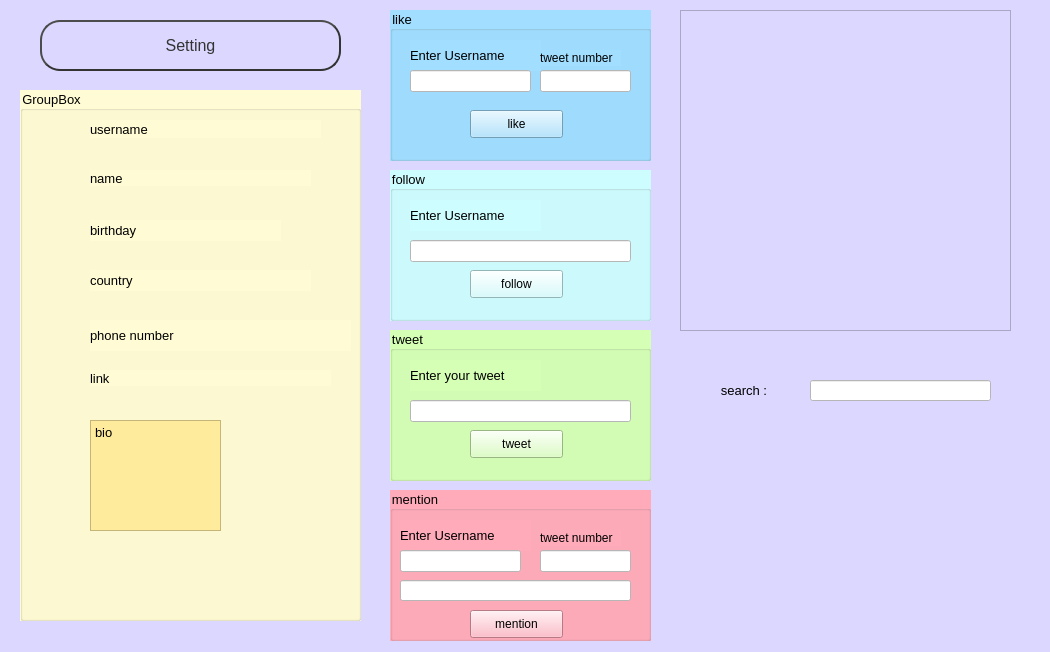
<?xml version="1.0" encoding="UTF-8"?>
<ui version="4.0">
 <class>profile</class>
 <widget class="QWidget" name="profile">
  <property name="geometry">
   <rect>
    <x>0</x>
    <y>0</y>
    <width>1050</width>
    <height>652</height>
   </rect>
  </property>
  <property name="font">
   <font>
    <pointsize>10</pointsize>
   </font>
  </property>
  <property name="windowTitle">
   <string>Form</string>
  </property>
  <property name="styleSheet">
   <string notr="true">background-color:#dcd7ff ;</string>
  </property>
  <widget class="QGroupBox" name="groupBox">
   <property name="geometry">
    <rect>
     <x>20</x>
     <y>90</y>
     <width>341</width>
     <height>531</height>
    </rect>
   </property>
   <property name="font">
    <font>
     <pointsize>10</pointsize>
    </font>
   </property>
   <property name="styleSheet">
    <string notr="true">background-color: rgb(255, 252, 213);</string>
   </property>
   <property name="title">
    <string>GroupBox</string>
   </property>
   <widget class="QLabel" name="lbl_user_pro">
    <property name="geometry">
     <rect>
      <x>70</x>
      <y>30</y>
      <width>231</width>
      <height>18</height>
     </rect>
    </property>
    <property name="font">
     <font>
      <pointsize>10</pointsize>
     </font>
    </property>
    <property name="text">
     <string>username</string>
    </property>
   </widget>
   <widget class="QLabel" name="lbl_name_pro">
    <property name="geometry">
     <rect>
      <x>70</x>
      <y>80</y>
      <width>221</width>
      <height>16</height>
     </rect>
    </property>
    <property name="font">
     <font>
      <pointsize>10</pointsize>
     </font>
    </property>
    <property name="text">
     <string>name</string>
    </property>
   </widget>
   <widget class="QLabel" name="lbl_age_pro">
    <property name="geometry">
     <rect>
      <x>70</x>
      <y>130</y>
      <width>191</width>
      <height>21</height>
     </rect>
    </property>
    <property name="font">
     <font>
      <pointsize>10</pointsize>
     </font>
    </property>
    <property name="text">
     <string>birthday</string>
    </property>
   </widget>
   <widget class="QLabel" name="lbl_country_pro">
    <property name="geometry">
     <rect>
      <x>70</x>
      <y>180</y>
      <width>221</width>
      <height>21</height>
     </rect>
    </property>
    <property name="font">
     <font>
      <pointsize>10</pointsize>
     </font>
    </property>
    <property name="text">
     <string>country</string>
    </property>
   </widget>
   <widget class="QLabel" name="lbl_link_pro">
    <property name="geometry">
     <rect>
      <x>70</x>
      <y>280</y>
      <width>241</width>
      <height>16</height>
     </rect>
    </property>
    <property name="font">
     <font>
      <pointsize>10</pointsize>
     </font>
    </property>
    <property name="text">
     <string>link</string>
    </property>
   </widget>
   <widget class="QLabel" name="lbl_phone_pro">
    <property name="geometry">
     <rect>
      <x>70</x>
      <y>230</y>
      <width>261</width>
      <height>31</height>
     </rect>
    </property>
    <property name="font">
     <font>
      <pointsize>10</pointsize>
     </font>
    </property>
    <property name="text">
     <string>phone number</string>
    </property>
   </widget>
   <widget class="QTextBrowser" name="textBrowser_bio_pro">
    <property name="geometry">
     <rect>
      <x>70</x>
      <y>330</y>
      <width>131</width>
      <height>111</height>
     </rect>
    </property>
    <property name="styleSheet">
     <string notr="true">background-color: rgb(255, 235, 156);</string>
    </property>
    <property name="html">
     <string>&lt;!DOCTYPE HTML PUBLIC &quot;-//W3C//DTD HTML 4.0//EN&quot; &quot;http://www.w3.org/TR/REC-html40/strict.dtd&quot;&gt;
&lt;html&gt;&lt;head&gt;&lt;meta name=&quot;qrichtext&quot; content=&quot;1&quot; /&gt;&lt;style type=&quot;text/css&quot;&gt;
p, li { white-space: pre-wrap; }
&lt;/style&gt;&lt;/head&gt;&lt;body style=&quot; font-family:'MS Shell Dlg 2'; font-size:7.8pt; font-weight:400; font-style:normal;&quot;&gt;
&lt;p style=&quot; margin-top:0px; margin-bottom:0px; margin-left:0px; margin-right:0px; -qt-block-indent:0; text-indent:0px;&quot;&gt;&lt;span style=&quot; font-size:10pt;&quot;&gt;bio&lt;/span&gt;&lt;/p&gt;&lt;/body&gt;&lt;/html&gt;</string>
    </property>
   </widget>
  </widget>
  <widget class="QPushButton" name="btn_setting">
   <property name="geometry">
    <rect>
     <x>40</x>
     <y>20</y>
     <width>301</width>
     <height>51</height>
    </rect>
   </property>
   <property name="font">
    <font>
     <pointsize>12</pointsize>
    </font>
   </property>
   <property name="styleSheet">
    <string notr="true">QPushButton {
color: #333;
border: 2px solid #333;
border-radius: 20px;
border-style: outset;
background: qradialgradient(
cx: 0.3, cy: -0.4, fx: 0.3, fy: -0.4,
radius: 1.35, stop: 0 #fff, stop: 1 #ffff7f
);
padding: 5px;
}

QPushButton:hover {
background: qradialgradient(
cx: 0.3, cy: -0.4, fx: 0.3, fy: -0.4,
radius: 1.35, stop: 0 #fff, stop: 1 #bbb
);
}</string>
   </property>
   <property name="text">
    <string>Setting</string>
   </property>
  </widget>
  <widget class="QGroupBox" name="groupBox_follow_pro">
   <property name="geometry">
    <rect>
     <x>390</x>
     <y>170</y>
     <width>261</width>
     <height>151</height>
    </rect>
   </property>
   <property name="styleSheet">
    <string notr="true">background-color: rgb(206, 253, 255);</string>
   </property>
   <property name="title">
    <string>follow</string>
   </property>
   <widget class="QLabel" name="lbl_follow_pro">
    <property name="geometry">
     <rect>
      <x>20</x>
      <y>30</y>
      <width>131</width>
      <height>31</height>
     </rect>
    </property>
    <property name="font">
     <font>
      <pointsize>10</pointsize>
     </font>
    </property>
    <property name="text">
     <string>Enter Username</string>
    </property>
   </widget>
   <widget class="QLineEdit" name="ln_follow_pro">
    <property name="geometry">
     <rect>
      <x>20</x>
      <y>70</y>
      <width>221</width>
      <height>22</height>
     </rect>
    </property>
    <property name="styleSheet">
     <string notr="true">background-color: rgb(255, 255, 255);</string>
    </property>
   </widget>
   <widget class="QPushButton" name="btn_follow_pro">
    <property name="geometry">
     <rect>
      <x>80</x>
      <y>100</y>
      <width>93</width>
      <height>28</height>
     </rect>
    </property>
    <property name="text">
     <string>follow</string>
    </property>
   </widget>
  </widget>
  <widget class="QGroupBox" name="groupBox_like_pro">
   <property name="geometry">
    <rect>
     <x>390</x>
     <y>10</y>
     <width>261</width>
     <height>151</height>
    </rect>
   </property>
   <property name="styleSheet">
    <string notr="true">background-color: rgb(161, 222, 255);</string>
   </property>
   <property name="title">
    <string>like</string>
   </property>
   <widget class="QLabel" name="lbl_like_pro">
    <property name="geometry">
     <rect>
      <x>20</x>
      <y>30</y>
      <width>131</width>
      <height>31</height>
     </rect>
    </property>
    <property name="font">
     <font>
      <pointsize>10</pointsize>
     </font>
    </property>
    <property name="text">
     <string>Enter Username</string>
    </property>
   </widget>
   <widget class="QLineEdit" name="ln_like_pro">
    <property name="geometry">
     <rect>
      <x>20</x>
      <y>60</y>
      <width>121</width>
      <height>22</height>
     </rect>
    </property>
    <property name="styleSheet">
     <string notr="true">background-color: rgb(255, 255, 255);</string>
    </property>
   </widget>
   <widget class="QPushButton" name="btn_like_pro">
    <property name="geometry">
     <rect>
      <x>80</x>
      <y>100</y>
      <width>93</width>
      <height>28</height>
     </rect>
    </property>
    <property name="text">
     <string>like</string>
    </property>
   </widget>
   <widget class="QLineEdit" name="ln_likenum_pro">
    <property name="geometry">
     <rect>
      <x>150</x>
      <y>60</y>
      <width>91</width>
      <height>22</height>
     </rect>
    </property>
    <property name="styleSheet">
     <string notr="true">background-color: rgb(255, 255, 255);</string>
    </property>
   </widget>
   <widget class="QLabel" name="lbl_likenum_Pro">
    <property name="geometry">
     <rect>
      <x>150</x>
      <y>40</y>
      <width>81</width>
      <height>16</height>
     </rect>
    </property>
    <property name="text">
     <string>tweet number</string>
    </property>
   </widget>
  </widget>
  <widget class="QListWidget" name="listWidget">
   <property name="geometry">
    <rect>
     <x>680</x>
     <y>10</y>
     <width>331</width>
     <height>321</height>
    </rect>
   </property>
  </widget>
  <widget class="QGroupBox" name="groupBox_tweet_pro">
   <property name="geometry">
    <rect>
     <x>390</x>
     <y>330</y>
     <width>261</width>
     <height>151</height>
    </rect>
   </property>
   <property name="styleSheet">
    <string notr="true">background-color: rgb(213, 255, 181);</string>
   </property>
   <property name="title">
    <string>tweet</string>
   </property>
   <widget class="QLabel" name="lbl_tweet_pro">
    <property name="geometry">
     <rect>
      <x>20</x>
      <y>30</y>
      <width>131</width>
      <height>31</height>
     </rect>
    </property>
    <property name="font">
     <font>
      <pointsize>10</pointsize>
     </font>
    </property>
    <property name="text">
     <string>Enter your tweet</string>
    </property>
   </widget>
   <widget class="QLineEdit" name="ln_tweet_pro">
    <property name="geometry">
     <rect>
      <x>20</x>
      <y>70</y>
      <width>221</width>
      <height>22</height>
     </rect>
    </property>
    <property name="styleSheet">
     <string notr="true">background-color: rgb(255, 255, 255);</string>
    </property>
   </widget>
   <widget class="QPushButton" name="btn_tweet_pro">
    <property name="geometry">
     <rect>
      <x>80</x>
      <y>100</y>
      <width>93</width>
      <height>28</height>
     </rect>
    </property>
    <property name="text">
     <string>tweet</string>
    </property>
   </widget>
  </widget>
  <widget class="QGroupBox" name="groupBox_mention_pro_2">
   <property name="geometry">
    <rect>
     <x>390</x>
     <y>490</y>
     <width>261</width>
     <height>151</height>
    </rect>
   </property>
   <property name="styleSheet">
    <string notr="true">background-color: #ffabba ;</string>
   </property>
   <property name="title">
    <string>mention</string>
   </property>
   <widget class="QLabel" name="lbl_mention_pro_2">
    <property name="geometry">
     <rect>
      <x>10</x>
      <y>30</y>
      <width>131</width>
      <height>31</height>
     </rect>
    </property>
    <property name="font">
     <font>
      <pointsize>10</pointsize>
     </font>
    </property>
    <property name="text">
     <string>Enter Username</string>
    </property>
   </widget>
   <widget class="QLineEdit" name="ln_like_pro_2">
    <property name="geometry">
     <rect>
      <x>10</x>
      <y>60</y>
      <width>121</width>
      <height>22</height>
     </rect>
    </property>
    <property name="styleSheet">
     <string notr="true">background-color: rgb(255, 255, 255);</string>
    </property>
   </widget>
   <widget class="QLineEdit" name="ln_likenum_pro_2">
    <property name="geometry">
     <rect>
      <x>150</x>
      <y>60</y>
      <width>91</width>
      <height>22</height>
     </rect>
    </property>
    <property name="styleSheet">
     <string notr="true">background-color: rgb(255, 255, 255);</string>
    </property>
   </widget>
   <widget class="QLabel" name="lbl_mentionnum_Pro_2">
    <property name="geometry">
     <rect>
      <x>150</x>
      <y>40</y>
      <width>81</width>
      <height>16</height>
     </rect>
    </property>
    <property name="text">
     <string>tweet number</string>
    </property>
   </widget>
   <widget class="QLineEdit" name="ln_mention_pro_2">
    <property name="geometry">
     <rect>
      <x>10</x>
      <y>90</y>
      <width>231</width>
      <height>21</height>
     </rect>
    </property>
    <property name="styleSheet">
     <string notr="true">background-color: rgb(255, 255, 255);</string>
    </property>
   </widget>
   <widget class="QPushButton" name="btn_mention_pro_2">
    <property name="geometry">
     <rect>
      <x>80</x>
      <y>120</y>
      <width>93</width>
      <height>28</height>
     </rect>
    </property>
    <property name="text">
     <string>mention</string>
    </property>
   </widget>
  </widget>
  <widget class="QLineEdit" name="lineEdit">
   <property name="geometry">
    <rect>
     <x>810</x>
     <y>380</y>
     <width>181</width>
     <height>21</height>
    </rect>
   </property>
   <property name="styleSheet">
    <string notr="true">background-color: #ffffff ;</string>
   </property>
  </widget>
  <widget class="QLabel" name="label">
   <property name="geometry">
    <rect>
     <x>710</x>
     <y>380</y>
     <width>91</width>
     <height>20</height>
    </rect>
   </property>
   <property name="styleSheet">
    <string notr="true">font: 11pt &quot;MS Shell Dlg 2&quot;;</string>
   </property>
   <property name="text">
    <string>   search :</string>
   </property>
  </widget>
 </widget>
 <resources/>
 <connections/>
</ui>
